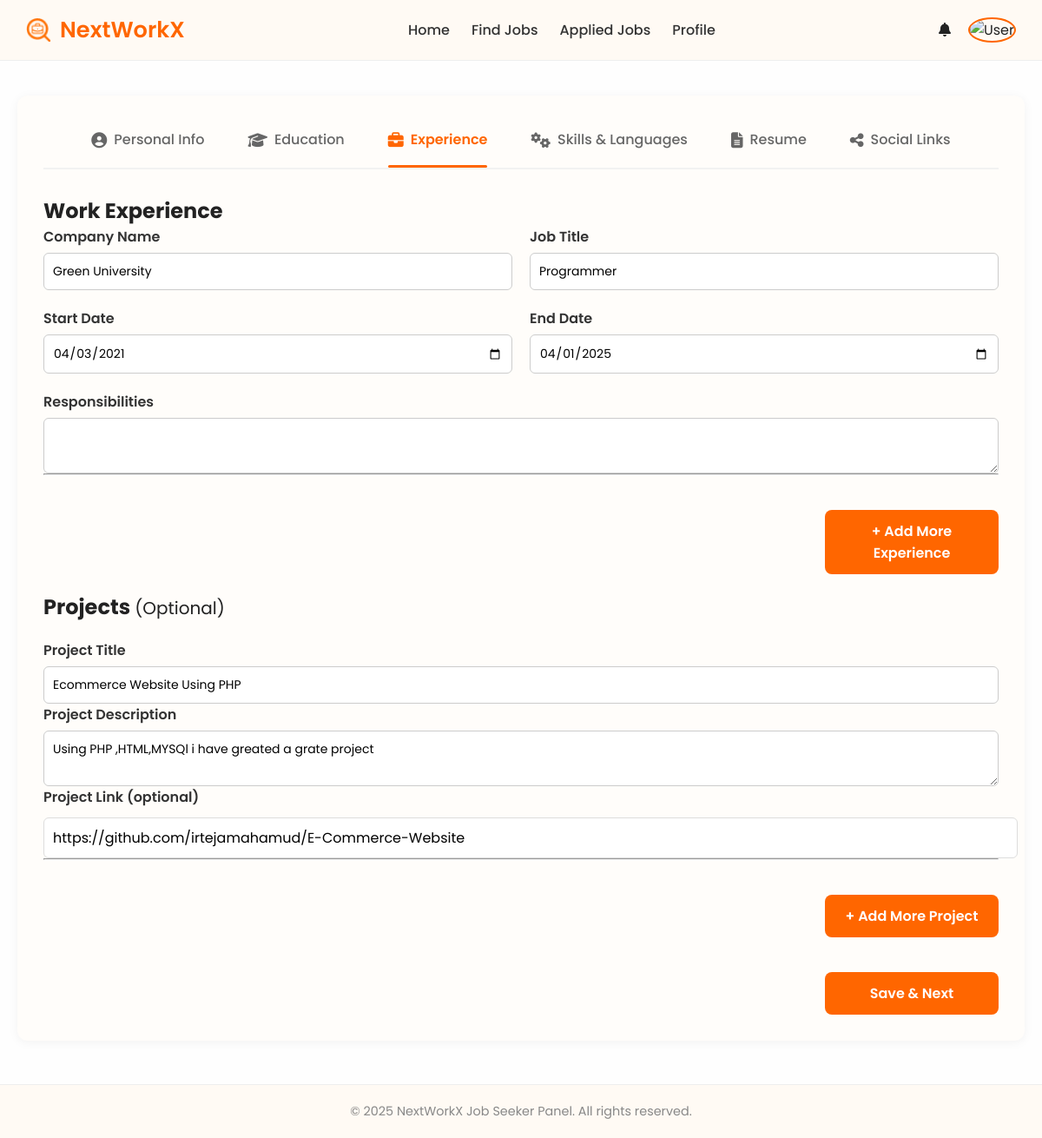
The page /user/step3_experience.php (signed in) on the database its author committed.
### tables this page shows
CREATE TABLE `experience` (
  `id` int(11) NOT NULL,
  `job_seeker_id` int(11) NOT NULL,
  `company_name` varchar(255) DEFAULT NULL,
  `job_title` varchar(255) DEFAULT NULL,
  `start_date` date DEFAULT NULL,
  `end_date` date DEFAULT NULL,
  `responsibilities` text DEFAULT NULL,
  `experience_year` int(11) GENERATED ALWAYS AS (greatest(0,timestampdiff(YEAR,`start_date`,`end_date`))) STORED
);

CREATE TABLE `projects` (
  `id` int(11) NOT NULL,
  `job_seeker_id` int(11) NOT NULL,
  `title` varchar(255) DEFAULT NULL,
  `description` text DEFAULT NULL,
  `project_link` varchar(255) DEFAULT NULL
);

### user/step3_experience.php (the view, shortened to what this page needs)
<?php
include("../includes/db.php");
$job_seeker_id = $_SESSION['user_id'] ?? null;
$experiences = [];
if ($job_seeker_id) {
    $stmt = $conn->prepare("SELECT * FROM experience WHERE job_seeker_id = ?");
    $stmt->execute([$job_seeker_id]);
    $experiences = $stmt->fetchAll(PDO::FETCH_ASSOC);
}
$projects = [];
if ($job_seeker_id) {
    $stmt = $conn->prepare("SELECT * FROM projects WHERE job_seeker_id = ?");
    $stmt->execute([$job_seeker_id]);
    $projects = $stmt->fetchAll(PDO::FETCH_ASSOC);
}
?>
<?php include("../includes/header_jobseeker.php"); ?>
<link rel="stylesheet" href="../assets/css/jobseeker_profile.css">
<div class="profile-wrapper">
<div class="profile-tab-nav">
    <a href="step1_personal.php" class="profile-tab"><i class="fas fa-user-circle"></i> Personal Info</a>
    <a href="step2_education.php" class="profile-tab"><i class="fas fa-graduation-cap"></i> Education</a>
    <a href="step3_experience.php" class="profile-tab active"><i class="fas fa-briefcase"></i> Experience</a>
    <a href="step4_skills_languages.php" class="profile-tab"><i class="fas fa-cogs"></i> Skills & Languages</a>
    <a href="step5_resume_upload.php" class="profile-tab"><i class="fas fa-file-alt"></i> Resume</a>
    <a href="step6_social_links.php" class="profile-tab"><i class="fas fa-share-alt"></i> Social Links</a>
</div>
<h2>Work Experience</h2>
<form method="POST" class="profile-form" id="experience-form">
  <div id="experience-container">
    <?php foreach ($experiences as $exp): ?>
    <div class="experience-group">
      <div class="row-2col">
        <div class="form-group">
          <label>Company Name</label>
          <input type="text" name="company_name[]" value="<?= htmlspecialchars($exp['company_name'] ?? '') ?>" required>
        </div>
        <div class="form-group">
          <label>Job Title</label>
          <input type="text" name="job_title[]" value="<?= htmlspecialchars($exp['job_title'] ?? '') ?>" required>
        </div>
      </div>
      <div class="row-2col">
        <div class="form-group">
          <label>Start Date</label>
          <input type="date" name="start_date[]" value="<?= htmlspecialchars($exp['start_date'] ?? '') ?>">
        </div>
        <div class="form-group">
          <label>End Date</label>
          <input type="date" name="end_date[]" value="<?= htmlspecialchars($exp['end_date'] ?? '') ?>">
        </div>
      </div>
      <div class="form-group">
        <label>Responsibilities</label>
        <textarea name="responsibilities[]"><?= htmlspecialchars($exp['responsibilities'] ?? '') ?></textarea>
      </div>
      <hr>
    </div>
    <?php endforeach; ?>
  </div>
  <button type="button" class="btn-submit" onclick="addExperience()">+ Add More Experience</button>
  <h2>Projects <small style="font-weight:normal;">(Optional)</small></h2>
  <div id="project-container">
    <?php foreach ($projects as $proj): ?>
    <div class="project-group">
      <div class="form-group">
        <label>Project Title</label>
        <input type="text" name="project_title[]" value="<?= htmlspecialchars($proj['title'] ?? '') ?>">
      </div>
      <div class="form-group">
        <label>Project Description</label>
        <textarea name="project_description[]"><?= htmlspecialchars($proj['description'] ?? '') ?></textarea>
      </div>
      <div class="form-group">
        <label>Project Link (optional)</label>
        <input type="url" name="project_link[]" value="<?= htmlspecialchars($proj['project_link'] ?? '') ?>">
      </div>
      <hr>
    </div>
    <?php endforeach; ?>
  </div>
  <button type="button" class="btn-submit" onclick="addProject()">+ Add More Project</button>
  <button type="submit" class="btn-submit">Save & Next</button>
</form>
</div>
<?php include("../includes/footer_jobseeker.php"); ?>

### assets/css/jobseeker_style.css (style rules this page uses)
* * { margin: 0; padding: 0; font-family: 'Poppins', sans-serif; }
body { font-family: 'Poppins', sans-serif; margin: 0; background: #fefefe; color: #222; }

### assets/css/jobseeker_profile.css (style rules this page uses)
.profile-wrapper { max-width: 1100px; margin: 40px auto; padding: 30px; background: #fffdfa; border-radius: 12px; box-shadow: 0 2px 12px rgba(0,0,0,0.05); font-family: 'Poppins', sans-serif; }
.profile-tab-nav { display: flex; justify-content: center; align-items: center; gap: 50px; padding-bottom: 12px; margin-bottom: 30px; border-bottom: 2px solid #f2f2f2; flex-wrap: wrap; }
.profile-tab { font-size: 1rem; font-weight: 500; color: #666; display: flex; align-items: center; gap: 8px; text-decoration: none; padding: 8px 0; position: relative; transition: color 0.3s ease; }
.profile-tab i { font-size: 18px; transition: color 0.3s ease; }
.profile-tab.active { color: #ff6600; font-weight: 600; }
.profile-tab.active i { color: #ff6600; }
.profile-tab::after { content: ""; display: none; position: absolute; bottom: -12px; left: 0; width: 100%; height: 3px; background-color: #ff6600; border-radius: 3px; }
.profile-tab.active::after { display: block; }
.profile-form { display: flex; flex-direction: column; gap: 20px; }
.form-group { display: flex; flex-direction: column; }
.form-group label { font-weight: 600; margin-bottom: 6px; color: #333; }
.form-group input, .form-group select, .form-group textarea { padding: 10px; border: 1px solid #ccc; border-radius: 6px; font-size: 14px; }
.btn-submit { background: #ff6600; color: white; border: none; padding: 12px 20px; border-radius: 6px; font-weight: 600; font-size: 16px; cursor: pointer; transition: 0.3s ease; margin-top: 20px; width: 200px; align-self: flex-end; }
.row-2col { display: flex; gap: 20px; margin-bottom: 20px; }
.row-2col .form-group { flex: 1; }
.profile-form input[type="url"] { width: 100%; padding: 10px; border: 1px solid #ddd; border-radius: 6px; font-size: 16px; margin-top: 5px; }
.btn-submit { background: #ff6a00; color: white; border: none; padding: 12px 30px; font-size: 16px; border-radius: 6px; cursor: pointer; transition: 0.3s; }
.btn-submit { background: #ff6600; color: white; border: none; padding: 12px 20px; font-size: 16px; border-radius: 8px; cursor: pointer; transition: 0.3s; display: inline-block; text-decoration: none; font-weight: 600; text-align: center; }

### rows shown on the page
experience: company_name "Green University", job_title "Programmer", start_date "04/03/2021", end_date "04/01/2025"
projects: title "Ecommerce Website Using PHP", description "Using PHP ,HTML,MYSQl i have greated a grate project", project_link "https://github.com/irtejamahamud/E-Commerce-Website"
